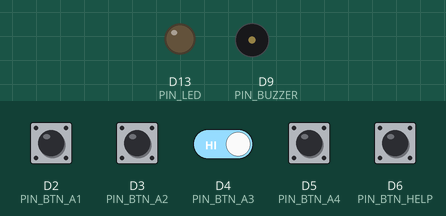
This sketch was run on a simulated Arduino Uno R4 WiFi. On the bench: output pins drawn as LEDs (lit = HIGH), buzzer (waves = sounding). Dashed ring = blinking. The test bench sets the inputs (shaded band); at power-on: D2 (PIN_BTN_A1), D3 (PIN_BTN_A2), D4 (PIN_BTN_A3), D5 (PIN_BTN_A4), D6 (PIN_BTN_HELP) HIGH. WiFi joins after 1.5 s; servers stay silent unless stated; random numbers use the default seed unless the sketch sets one; no MQTT or app messages arrive unless stated; what the sketch prints to the serial monitor is not drawn.

Above: at 2.7 s.
2.8 s: D2 (PIN_BTN_A1) pulled LOW for 0.15 s
At 2.9 s:
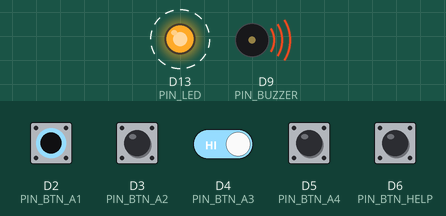
4.7 s: D2 (PIN_BTN_A1) driven LOW and D4 (PIN_BTN_A3) driven LOW
At 4.94 s:
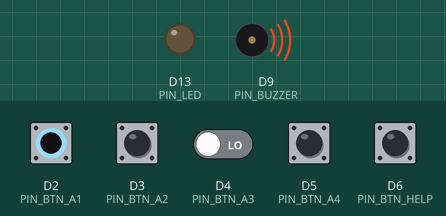
Timing chart, 0 to 7.7 s (numbered marks = the images above; inputs shaded):
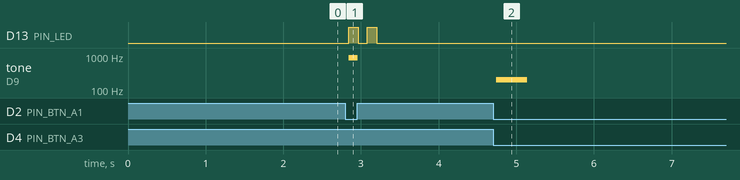

Measured:
- after the input at 2.8 s, D13 (PIN_LED): alternates HIGH for 0.12 s and LOW for 0.12 s, 4 changes in all, then stays LOW, starting at once; tone on D9 (PIN_BUZZER): silent → 880 Hz at once, → silent 0.12 s later
- after the input at 4.7 s, tone on D9 (PIN_BUZZER): silent → 200 Hz at once, → silent 0.40 s later

The sketch:

r4_swarm.ino
```cpp
// =============================================================================
// r4_swarm.ino — Arduino UNO R4 WiFi firmware for the "Who's-Stuck" classroom
// grid (Phase 5: real device that drops in for a simulated board).
//
// Implements the exact MQTT contract the Python simulator (sim/simulate.py) and
// backend (server/contract.py + server/store.py) speak, so a physical board is
// interchangeable with a simulated one. Topics & payloads follow docs/README.md
// §6 and docs/API.md.
//
// MQTT contract implemented here (site="site1", id derived from WiFi MAC):
//   - RETAINED  edu/site1/<id>/meta   {group_id,seat_color,seat_no}   once @ boot
//   - RETAINED  edu/site1/<id>/state  {st,act,q,since,idle_ms,seq}    on change + ~5s heartbeat
//               edu/site1/<id>/answer {choice,correct,act,q}          on each answer
//   - LWT       edu/site1/<id>/status "offline" (retained will) + birth "online"
//   - SUBSCRIBE edu/site1/<id>/cmd/#  -> feedback|hint|freeze|resume|push_activity
//
// Libraries (see firmware/README.md for exact versions / board package):
//   WiFiS3            (bundled with arduino:renesas_uno core — R4 WiFi)
//   ArduinoMqttClient (arduino-libraries; NO auto-reconnect, no MQTT5)
//   ArduinoJson v7    (JsonDocument idioms)
//   WiFiUDP           (bundled — used for NTP)
//
// HARDWARE CAVEAT: early renesas cores returned a zero / byte-reversed WiFi MAC.
// Fixed in arduino:renesas_uno >= 1.1.0 — pin the core version. We still guard
// against an all-zero MAC and fall back to a millis-seeded id (see deviceId()).
// TLS CAVEAT: R4 does server-auth TLS (WiFiSSLClient + setCACert) but NOT client
// -cert mTLS (core issue #499) — see config.h USE_TLS and the #if blocks below.
// =============================================================================

#include <WiFiS3.h>
#include <WiFiUdp.h>
#include <ArduinoMqttClient.h>
#include <ArduinoJson.h>

#include "config.h"

#if USE_LED_MATRIX
  #include "Arduino_LED_Matrix.h"
  static ArduinoLEDMatrix gMatrix;
#endif

// ---- Transport: plain TCP, or server-auth TLS on 8883 -----------------------
// R4 supports server-auth TLS; client-cert mTLS is NOT supported (issue #499).
#if USE_TLS
  static WiFiSSLClient   gNet;     // verifies broker via setCACert(); no client cert
#else
  static WiFiClient      gNet;
#endif
static MqttClient        gMqtt(gNet);
static WiFiUDP           gUdp;

// =============================================================================
// Device identity — derived from the WiFi MAC (last 2 bytes -> "r4-XXXX").
// =============================================================================
static String gDeviceId;          // e.g. "r4-3f7a"
static String gTopicMeta, gTopicState, gTopicAnswer, gTopicStatus, gTopicCmdSub;

static String deviceId() {
  uint8_t mac[6] = {0};
  WiFi.macAddress(mac);
  // Guard the historical R4 zero-MAC bug (fixed in core >= 1.1.0): if the MAC
  // is all-zero, fall back to a millis-seeded pseudo-id so devices stay unique.
  bool allZero = true;
  for (int i = 0; i < 6; i++) if (mac[i]) { allZero = false; break; }
  uint16_t tail = allZero ? (uint16_t)(micros() & 0xFFFF)
                          : (uint16_t)((mac[4] << 8) | mac[5]);
  char buf[8];
  snprintf(buf, sizeof(buf), "r4-%04x", tail);  // last 2 MAC bytes, lower hex
  return String(buf);
}

static void buildTopics() {
  String base = String("edu/") + SITE + "/" + gDeviceId + "/";
  gTopicMeta   = base + "meta";
  gTopicState  = base + "state";
  gTopicAnswer = base + "answer";
  gTopicStatus = base + "status";
  gTopicCmdSub = base + "cmd/#";   // subscribe wildcard; leaf = command name
}

// =============================================================================
// Local UX state (mirrors the simulator's Board model). The device only ever
// REPORTS idle|working|done|help; the backend DERIVES `stuck` from idle_ms.
// =============================================================================
enum DevState { ST_IDLE, ST_WORKING, ST_DONE, ST_HELP };
static const char* stateName(DevState s) {
  switch (s) {
    case ST_IDLE:    return "idle";
    case ST_WORKING: return "working";
    case ST_DONE:    return "done";
    case ST_HELP:    return "help";
  }
  return "idle";
}

static DevState  gState     = ST_WORKING;  // boots into the activity
static String    gActivity  = DEFAULT_ACTIVITY;
static int       gQuestion  = 1;
static uint32_t  gSeq       = 0;
static bool      gFrozen    = false;       // freeze cmd locks input
static unsigned long gLastInputMs = 0;     // millis() of last button press
static unsigned long gStateSinceMs = 0;    // millis() when current state began
static uint32_t  gStateSinceEpoch = 0;     // epoch when current state began (NTP)
// NOTE: epoch values are uint32_t (not time_t) so we depend on no <time.h>; fine
// until 2106 and store.py compares `since` only relatively.

// =============================================================================
// Time — NTP over UDP for the `since` epoch. R4 RTC drifts ~2s/min (no crystal)
// so we periodically resync. If NTP never answers we fall back to millis-based
// pseudo-epoch (store.py tolerates either; it only compares relative values).
// =============================================================================
static bool          gNtpOk = false;
static uint32_t      gEpochBase = 0;        // epoch at gEpochBaseMs
static unsigned long gEpochBaseMs = 0;
static unsigned long gLastNtpMs = 0;

// Returns current epoch seconds (NTP-anchored, extrapolated by millis()).
static uint32_t nowEpoch() {
  if (gEpochBase == 0) return (uint32_t)(millis() / 1000);  // pre-sync fallback
  return gEpochBase + (uint32_t)((millis() - gEpochBaseMs) / 1000);
}

// Blocking-but-bounded NTP query (~1.5s max). Called occasionally, not in hot loop.
static bool syncNtp() {
  const int NTP_PACKET_SIZE = 48;
  uint8_t pkt[NTP_PACKET_SIZE] = {0};
  pkt[0] = 0b11100011;  // LI=3 (unsync), VN=4, Mode=3 (client)

  gUdp.begin(2390);
  if (!gUdp.beginPacket(NTP_SERVER, NTP_PORT)) { gUdp.stop(); return false; }
  gUdp.write(pkt, NTP_PACKET_SIZE);
  gUdp.endPacket();

  unsigned long start = millis();
  while (millis() - start < 1500) {
    if (gUdp.parsePacket() >= NTP_PACKET_SIZE) {
      gUdp.read(pkt, NTP_PACKET_SIZE);
      gUdp.stop();
      // Seconds since 1900 are in bytes 40..43 (big-endian).
      unsigned long secs1900 = ((unsigned long)pkt[40] << 24) |
                               ((unsigned long)pkt[41] << 16) |
                               ((unsigned long)pkt[42] << 8)  |
                               ((unsigned long)pkt[43]);
      const unsigned long SEVENTY_YEARS = 2208988800UL;  // 1900 -> 1970
      uint32_t epoch = (uint32_t)(secs1900 - SEVENTY_YEARS) + TZ_OFFSET_SEC;
      gEpochBase   = epoch;
      gEpochBaseMs = millis();
      gNtpOk = true;
      return true;
    }
    delay(5);
  }
  gUdp.stop();
  return false;
}

// =============================================================================
// Feedback — LED + buzzer (multisensory, <100ms; docs §4.2). Non-blocking blink
// scheduling kept minimal: short tone()s + an LED pulse driven from loop().
// =============================================================================
static unsigned long gLedOffAtMs = 0;      // 0 = LED steady-off control window
static int           gPendingBlinks = 0;
static unsigned long gNextBlinkMs = 0;
static unsigned long gBlinkMs = 200;

static void buzz(int freqHz, int ms) {
  if (freqHz > 0) tone(PIN_BUZZER, freqHz, ms);
}

static void startFeedback(int blinks, int onMs, int freqHz) {
  gPendingBlinks = max(1, blinks);
  gBlinkMs       = (onMs > 0) ? onMs : 200;
  gNextBlinkMs   = millis();
  if (freqHz > 0) buzz(freqHz, gBlinkMs);
#if USE_LED_MATRIX
  // simple full-on flash on the matrix
  uint32_t frame[3] = {0xFFFFFFFF, 0xFFFFFFFF, 0xFFFFFFFF};
  gMatrix.loadFrame(frame);
#endif
}

// Drive the non-blocking blink state machine; call every loop().
static void serviceFeedback() {
  unsigned long now = millis();
  if (gPendingBlinks > 0 && now >= gNextBlinkMs) {
    static bool on = false;
    on = !on;
    digitalWrite(PIN_LED, on ? HIGH : LOW);
    gNextBlinkMs = now + gBlinkMs;
    if (!on) {
      gPendingBlinks--;
      if (gPendingBlinks == 0) {
        digitalWrite(PIN_LED, LOW);
#if USE_LED_MATRIX
        gMatrix.clear();
#endif
      }
    }
  }
}

// =============================================================================
// Publishing — ArduinoMqttClient is Print-based:
//   beginMessage(topic, retained, qos); print(payload); endMessage();
// (NOT PubSubClient's publish(topic,payload,retain).)
// =============================================================================
static void publishMeta() {
  JsonDocument doc;
  doc["group_id"]   = SEAT_GROUP_ID;
  doc["seat_color"] = SEAT_COLOR;
  doc["seat_no"]    = SEAT_NO;
  String out; serializeJson(doc, out);
  gMqtt.beginMessage(gTopicMeta, /*retain=*/true, /*qos=*/1);
  gMqtt.print(out);
  gMqtt.endMessage();
}

// idle_ms MUST be recomputed fresh on every publish (= millis()-lastInput) so the
// backend's stuck derivation sees it climb while we heartbeat. Never cache it.
static void publishState() {
  gSeq++;
  unsigned long idleMs = millis() - gLastInputMs;
  JsonDocument doc;
  doc["st"]      = stateName(gState);
  doc["act"]     = gActivity;
  doc["q"]       = gQuestion;
  doc["since"]   = (uint32_t)gStateSinceEpoch;  // epoch secs (store.py: int ok)
  doc["idle_ms"] = (uint32_t)idleMs;
  doc["seq"]     = gSeq;
  String out; serializeJson(doc, out);
  gMqtt.beginMessage(gTopicState, /*retain=*/true, /*qos=*/1);
  gMqtt.print(out);
  gMqtt.endMessage();
}

static void publishAnswer(int choice, bool correct) {
  JsonDocument doc;
  doc["choice"]  = choice;
  doc["correct"] = correct;
  doc["act"]     = gActivity;
  doc["q"]       = gQuestion;
  String out; serializeJson(doc, out);
  gMqtt.beginMessage(gTopicAnswer, /*retain=*/false, /*qos=*/1);  // answers are NOT retained
  gMqtt.print(out);
  gMqtt.endMessage();
}

// =============================================================================
// State transitions.
// =============================================================================
static void enterState(DevState s) {
  if (s != gState) {
    gState = s;
    gStateSinceMs = millis();
    gStateSinceEpoch = nowEpoch();
  }
  publishState();  // publish on every change (and we also heartbeat)
}

// =============================================================================
// Command handling — onMessage callback. The command NAME is the topic leaf
// (edu/site1/<id>/cmd/<name>), NOT a field in the payload. We reassemble the
// payload via available()/read() and parse it with ArduinoJson.
// =============================================================================
static String readPayload(int messageSize) {
  String s;
  s.reserve(messageSize > 0 ? messageSize : 32);
  while (gMqtt.available()) s += (char)gMqtt.read();
  return s;
}

static void onMqttMessage(int messageSize) {
  String topic = gMqtt.messageTopic();           // edu/site1/<id>/cmd/<name>
  String body  = readPayload(messageSize);

  // command name = last path segment
  int slash = topic.lastIndexOf('/');
  String cmd = (slash >= 0) ? topic.substring(slash + 1) : topic;

  JsonDocument doc;
  DeserializationError err = deserializeJson(doc, body);
  // (commands may legitimately have an empty/absent body, e.g. resume)

  if (cmd == "feedback") {
    // {led, blink, sound, ms} -> flash LED + buzzer
    int blinks = doc["blink"] | 2;
    int ms     = doc["ms"]    | 800;
    const char* sound = doc["sound"] | "chime";
    int freq = (strcmp(sound, "buzz") == 0) ? 220 : 880;  // chime=high, buzz=low
    startFeedback(blinks, ms / max(1, blinks), freq);
    // teacher acknowledged -> clear an outstanding help (mirrors simulator)
    if (gState == ST_HELP) { gLastInputMs = millis(); enterState(ST_WORKING); }

  } else if (cmd == "hint") {
    // {level} -> escalating LED nudge (1 short .. 3 long), no answer reveal
    int level = doc["level"] | 1;
    startFeedback(level, 150 + 100 * level, 660);
    if (gState == ST_HELP) { gLastInputMs = millis(); enterState(ST_WORKING); }

  } else if (cmd == "freeze") {
    bool f = doc["freeze"] | true;   // {freeze:true}; default true if body empty
    gFrozen = f;
    digitalWrite(PIN_LED, f ? HIGH : LOW);  // steady LED = locked

  } else if (cmd == "resume") {
    gFrozen = false;
    digitalWrite(PIN_LED, LOW);

  } else if (cmd == "push_activity") {
    // {act} -> reset to working q=1 with the new activity
    const char* act = doc["act"] | DEFAULT_ACTIVITY;
    gActivity = String(act);
    gQuestion = 1;
    gFrozen   = false;
    gLastInputMs = millis();
    enterState(ST_WORKING);
  }
  // unknown commands are ignored (forward-compatible)
}

// =============================================================================
// Connection — WiFi + MQTT with will (set BEFORE connect) + birth + subscribe.
// On EVERY (re)connect we must re-arm the will, re-subscribe, re-publish retained
// meta, and publish the "online" birth. ArduinoMqttClient has no auto-reconnect.
// =============================================================================
static bool gWifiUp = false;

static void ensureWifi() {
  if (WiFi.status() == WL_CONNECTED) { gWifiUp = true; return; }
  gWifiUp = false;
  WiFi.begin(WIFI_SSID, WIFI_PASSWORD);
  // bounded wait; loop() will retry if this attempt fails
  unsigned long start = millis();
  while (WiFi.status() != WL_CONNECTED && millis() - start < 8000) delay(200);
  gWifiUp = (WiFi.status() == WL_CONNECTED);
}

static bool connectMqtt() {
  if (!gWifiUp) return false;

#if USE_TLS
  gNet.setCACert(BROKER_CA_CERT);   // server-auth only; R4 cannot do client-cert mTLS
#endif

  gMqtt.setId(gDeviceId);
  gMqtt.setKeepAliveInterval(MQTT_KEEPALIVE_MS);   // library expects milliseconds
  gMqtt.setConnectionTimeout(5000);
  gMqtt.setTxPayloadSize(512);      // default 256 is tight for state+meta JSON

  // Credentials (production: username == device id for the ACL).
#if MQTT_USER_IS_DEVICE_ID
  gMqtt.setUsernamePassword(gDeviceId, MQTT_PASSWORD);
#else
  if (strlen(MQTT_USERNAME) > 0) gMqtt.setUsernamePassword(MQTT_USERNAME, MQTT_PASSWORD);
#endif

  // LWT MUST be armed before connect(): retained "offline" on status topic.
  gMqtt.beginWill(gTopicStatus, /*retain=*/true, /*qos=*/1);
  gMqtt.print("offline");
  gMqtt.endWill();

  if (!gMqtt.connect(BROKER_HOST, BROKER_PORT)) {
    return false;  // connectError() has detail if you want to log it
  }

  // On connect: birth, subscribe, retained meta + first state.
  gMqtt.beginMessage(gTopicStatus, /*retain=*/true, /*qos=*/1);
  gMqtt.print("online");                  // birth overrides the retained will
  gMqtt.endMessage();

  gMqtt.onMessage(onMqttMessage);
  gMqtt.subscribe(gTopicCmdSub, /*qos=*/1);

  publishMeta();
  // Do NOT reset gStateSinceEpoch here: a mid-activity WiFi blip must not make
  // `since` jump to reconnect time (state didn't change). It's seeded in setup()
  // and updated only on real transitions in enterState(). Backfill only if we
  // never got a valid epoch before (e.g. NTP came up after boot).
  if (gStateSinceEpoch == 0) gStateSinceEpoch = nowEpoch();
  publishState();
  return true;
}

// Non-blocking reconnect with jittered exponential backoff.
static unsigned long gNextReconnectMs = 0;
static unsigned long gBackoffMs = RECONNECT_MIN_MS;

static void serviceConnection() {
  if (gMqtt.connected()) { gBackoffMs = RECONNECT_MIN_MS; return; }

  unsigned long now = millis();
  if (now < gNextReconnectMs) return;     // still backing off

  ensureWifi();
  bool ok = connectMqtt();
  if (ok) {
    gBackoffMs = RECONNECT_MIN_MS;
  } else {
    // exponential backoff with +/-25% jitter, capped.
    gBackoffMs = min(gBackoffMs * 2, RECONNECT_MAX_MS);
    long jitter = (long)random(-(long)(gBackoffMs / 4), (long)(gBackoffMs / 4) + 1);
    gNextReconnectMs = now + gBackoffMs + jitter;
  }
}

// =============================================================================
// Inputs — 4 answer buttons + 1 help button, INPUT_PULLUP (press = LOW).
// Physical buttons should be >= 2cm (non-reader UX, docs §4.2). Debounced.
// =============================================================================
struct Button {
  uint8_t pin;
  bool    stable;        // debounced level (true = released/HIGH)
  bool    lastRead;
  unsigned long lastChangeMs;
  unsigned long debounceMs;
};

static Button gAnswerBtn[4] = {
  {PIN_BTN_A1, true, true, 0, BUTTON_DEBOUNCE_MS},
  {PIN_BTN_A2, true, true, 0, BUTTON_DEBOUNCE_MS},
  {PIN_BTN_A3, true, true, 0, BUTTON_DEBOUNCE_MS},
  {PIN_BTN_A4, true, true, 0, BUTTON_DEBOUNCE_MS},
};
static Button gHelpBtn = {PIN_BTN_HELP, true, true, 0, HELP_DEBOUNCE_MS};

// Returns true exactly once on a debounced press (HIGH->LOW edge).
static bool pressed(Button& b) {
  bool raw = (digitalRead(b.pin) == LOW);   // active-low
  bool rawHigh = !raw;
  if (rawHigh != b.lastRead) { b.lastRead = rawHigh; b.lastChangeMs = millis(); }
  if (millis() - b.lastChangeMs >= b.debounceMs && b.stable != rawHigh) {
    b.stable = rawHigh;
    if (b.stable == false) return true;     // just became pressed (LOW)
  }
  return false;
}

// A wrong/right answer is judged locally. For color-quiz we treat choice #1 as
// the "correct" key for demo purposes; a real activity would carry the key from
// push_activity. Keep deterministic so behaviour is testable.
static bool judge(int choice) { return choice == 1; }

static void handleAnswer(int choice) {
  if (gFrozen) return;
  if (gState == ST_DONE) return;
  gLastInputMs = millis();
  bool correct = judge(choice);
  publishAnswer(choice, correct);
  startFeedback(correct ? 2 : 1, correct ? 120 : 400, correct ? 880 : 200);
  gQuestion++;
  if (gQuestion > LAST_QUESTION) enterState(ST_DONE);
  else if (gState != ST_WORKING) enterState(ST_WORKING);
  else publishState();   // same state, but report progress (q advanced)
}

static void handleHelp() {
  // help is the explicit "I'm stuck" signal — the single highest-value signal in
  // the system (Lumilo, docs §6.1). It is deliberately allowed THROUGH freeze:
  // "eyes on me" must never silence a stuck child raising their hand.
  gLastInputMs = millis();
  enterState(gState == ST_HELP ? ST_WORKING : ST_HELP);  // toggle hand up/down
}

static void serviceInputs() {
  for (int i = 0; i < 4; i++) {
    if (pressed(gAnswerBtn[i])) handleAnswer(i + 1);
  }
  if (pressed(gHelpBtn)) handleHelp();
}

// =============================================================================
// Arduino entry points.
// =============================================================================
void setup() {
  Serial.begin(115200);
  // don't block forever waiting for USB serial in a headless classroom
  unsigned long s = millis();
  while (!Serial && millis() - s < 1500) {}

  pinMode(PIN_LED, OUTPUT);
  pinMode(PIN_BUZZER, OUTPUT);
  pinMode(PIN_BTN_A1, INPUT_PULLUP);
  pinMode(PIN_BTN_A2, INPUT_PULLUP);
  pinMode(PIN_BTN_A3, INPUT_PULLUP);
  pinMode(PIN_BTN_A4, INPUT_PULLUP);
  pinMode(PIN_BTN_HELP, INPUT_PULLUP);

#if USE_LED_MATRIX
  gMatrix.begin();
#endif

  ensureWifi();
  gDeviceId = deviceId();        // needs WiFi up for a valid MAC
  buildTopics();
  randomSeed(micros());

  // Seed time: try NTP, else fall back to millis-based epoch.
  if (gWifiUp && syncNtp()) gLastNtpMs = millis();
  gStateSinceEpoch = nowEpoch();
  gStateSinceMs    = millis();
  gLastInputMs     = millis();

  Serial.print("device id: "); Serial.println(gDeviceId);
  Serial.print("ntp: ");       Serial.println(gNtpOk ? "ok" : "fallback(millis)");

  connectMqtt();                 // first attempt; loop() owns retries
}

void loop() {
  // 1) keep MQTT serviced: poll() handles keepalive + dispatches onMessage.
  //    MUST be called frequently (well within the keepalive window).
  if (gMqtt.connected()) gMqtt.poll();

  // 2) keep the connection alive (non-blocking reconnect w/ backoff).
  serviceConnection();

  // 3) inputs, feedback.
  serviceInputs();
  serviceFeedback();

  // 4) periodic NTP resync (R4 RTC drift ~2s/min).
  if (gWifiUp && millis() - gLastNtpMs >= NTP_RESYNC_MS) {
    if (syncNtp()) gLastNtpMs = millis();
    else gLastNtpMs = millis() - NTP_RESYNC_MS + 30000UL;  // retry in ~30s
  }

  // 5) heartbeat: re-publish state at least every HEARTBEAT_MS so the board
  //    stays "online" (< OFFLINE_TIMEOUT_S) and idle_ms keeps climbing for the
  //    backend's stuck derivation.
  static unsigned long lastBeat = 0;
  if (gMqtt.connected() && millis() - lastBeat >= HEARTBEAT_MS) {
    lastBeat = millis();
    publishState();
  }
}
```

Source omitted: config.h (5071 bytes)
